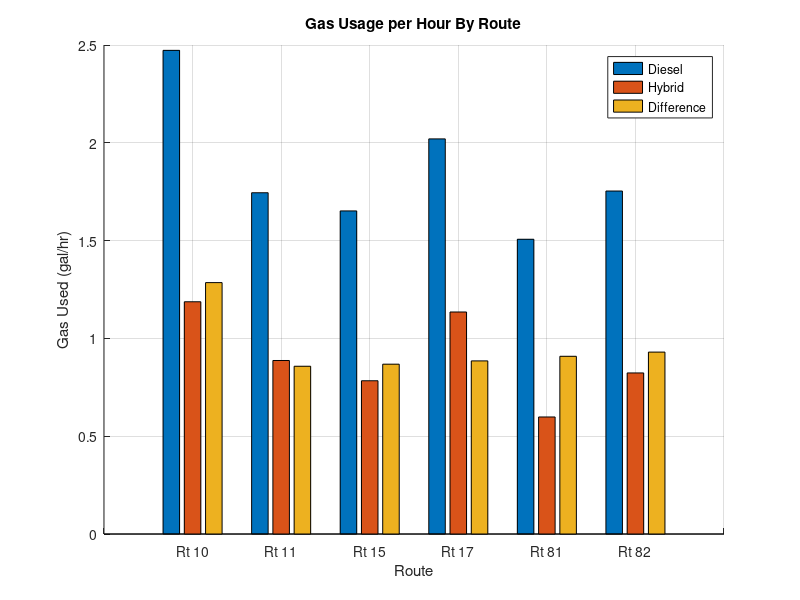

Reproduce this figure in MATLAB.
close all;

figure(1)
hold on;

data = [
    .783,.376;
    1.483,.754;
    .936,.444;
    .404,.227;
    .879,.349;
    1.695,.796;
];

data = [data (data(:,1)-data(:,2))];

time = [
    19;
    51;
    34;
    12;
    35;
    58
];
time = time/60;

data = data./time

figure(1)
bar(1:6,data)
grid on;
set(gca,'XTickLabel',['     ';'Rt 10';'Rt 11';'Rt 15';'Rt 17';'Rt 81';'Rt 82'])
title('Gas Usage per Hour By Route')
legend('Diesel','Hybrid','Difference')
xlabel('Route')
ylabel('Gas Used (gal/hr)')